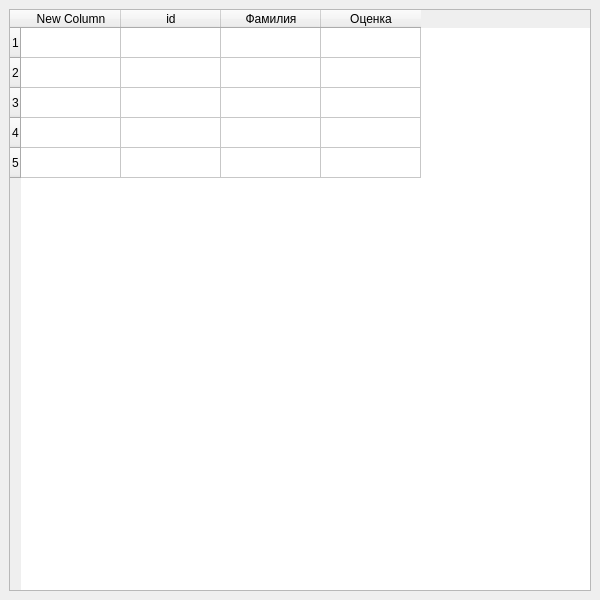
<?xml version="1.0" encoding="UTF-8"?>
<ui version="4.0">
 <class>MainWindow</class>
 <widget class="QMainWindow" name="MainWindow">
  <property name="geometry">
   <rect>
    <x>0</x>
    <y>0</y>
    <width>600</width>
    <height>600</height>
   </rect>
  </property>
  <property name="windowTitle">
   <string>Студенты</string>
  </property>
  <widget class="QWidget" name="centralwidget">
   <layout class="QHBoxLayout" name="horizontalLayout">
    <item>
     <widget class="QTableWidget" name="tableWidget">
      <property name="autoScroll">
       <bool>false</bool>
      </property>
      <property name="editTriggers">
       <set>QAbstractItemView::AnyKeyPressed|QAbstractItemView::CurrentChanged|QAbstractItemView::DoubleClicked|QAbstractItemView::EditKeyPressed</set>
      </property>
      <property name="verticalScrollMode">
       <enum>QAbstractItemView::ScrollPerPixel</enum>
      </property>
      <property name="horizontalScrollMode">
       <enum>QAbstractItemView::ScrollPerPixel</enum>
      </property>
      <row>
       <property name="text">
        <string>1</string>
       </property>
      </row>
      <row>
       <property name="text">
        <string>2</string>
       </property>
      </row>
      <row>
       <property name="text">
        <string>3</string>
       </property>
      </row>
      <row>
       <property name="text">
        <string>4</string>
       </property>
      </row>
      <row>
       <property name="text">
        <string>5</string>
       </property>
      </row>
      <column>
       <property name="text">
        <string>New Column</string>
       </property>
      </column>
      <column>
       <property name="text">
        <string>id</string>
       </property>
      </column>
      <column>
       <property name="text">
        <string>Фамилия</string>
       </property>
      </column>
      <column>
       <property name="text">
        <string>Оценка</string>
       </property>
      </column>
     </widget>
    </item>
   </layout>
  </widget>
 </widget>
 <resources/>
 <connections/>
</ui>
